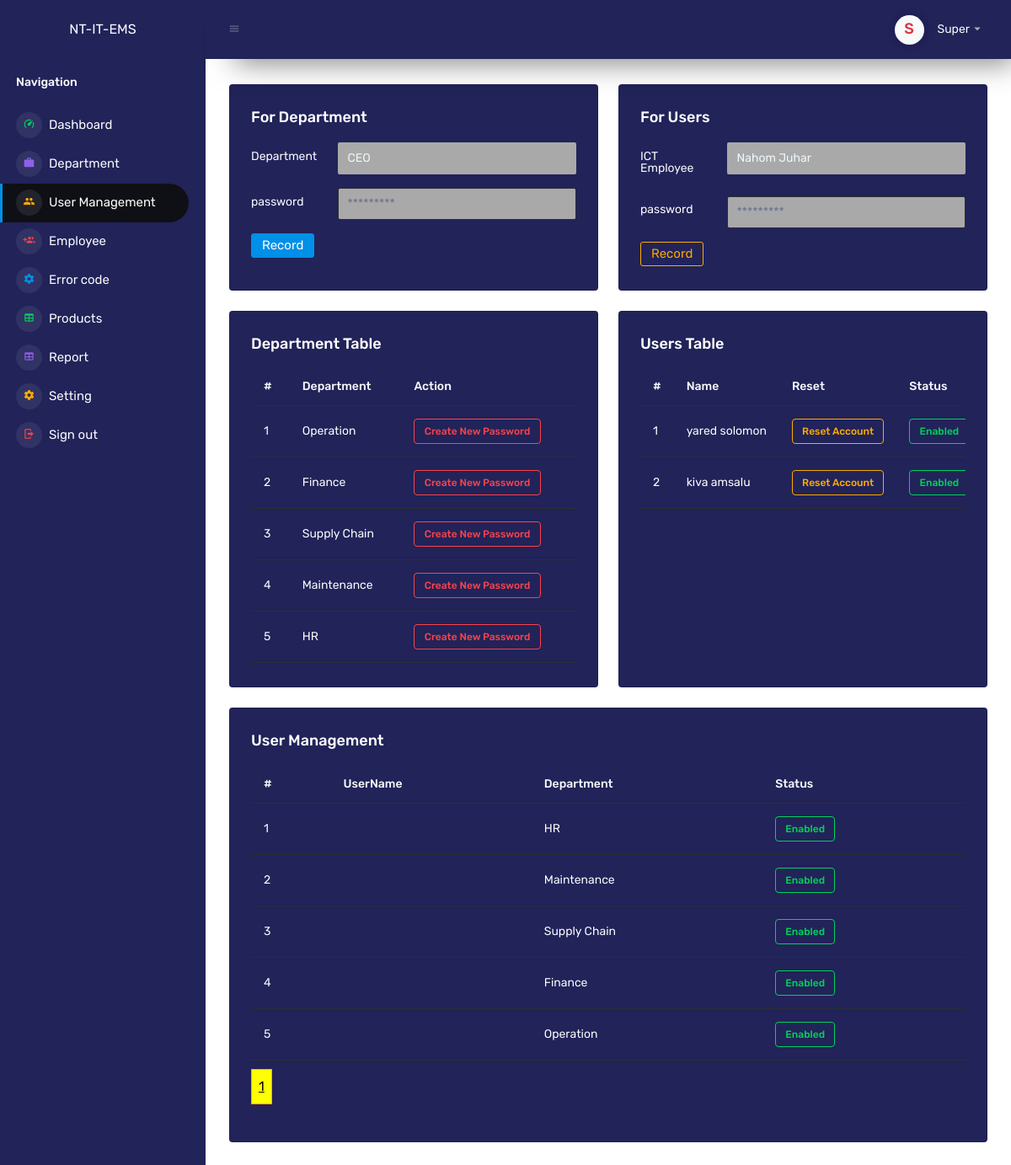
Page /dashboard/users.php (signed in) on the earlier database version.
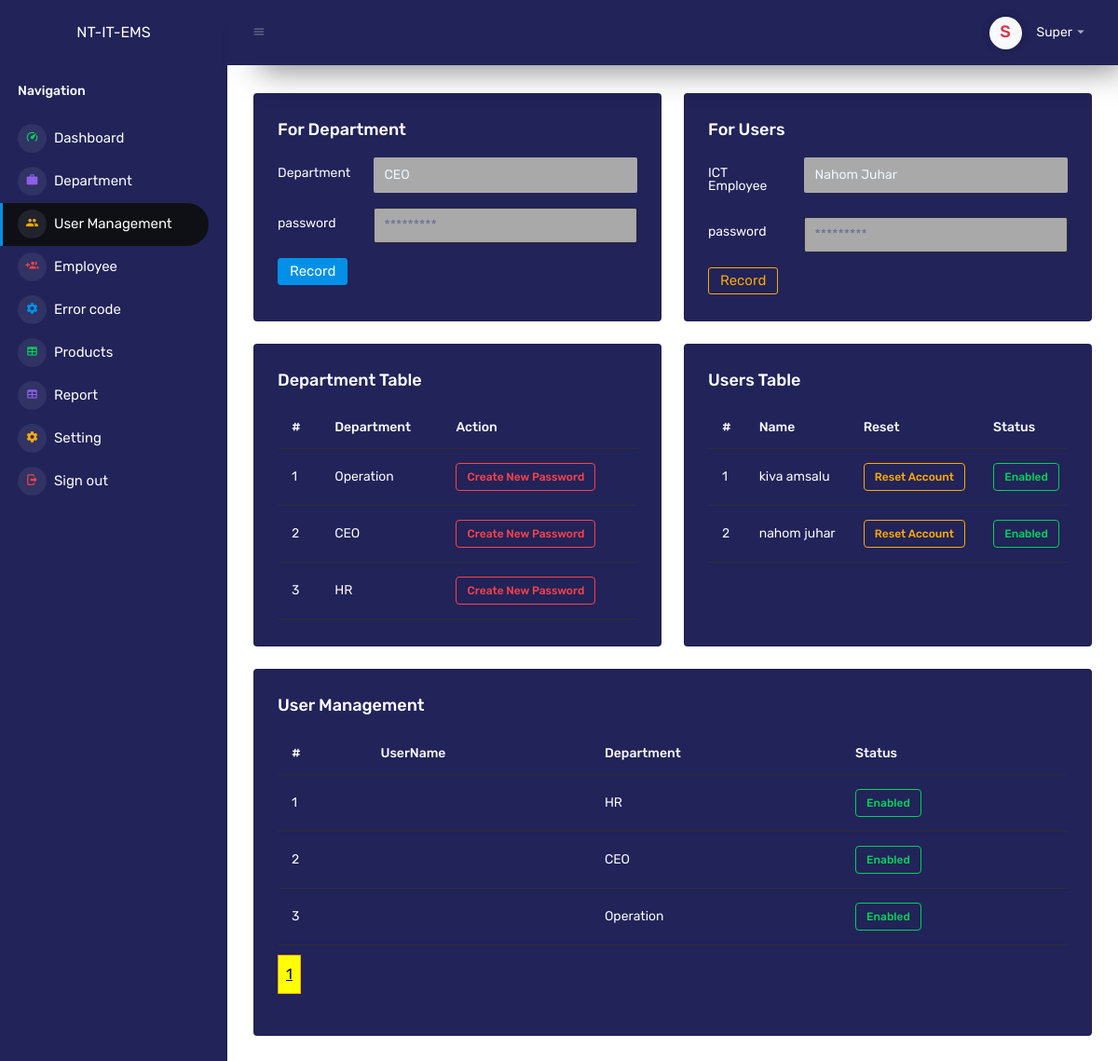
Same page on the later database version.
### tables this page shows
CREATE TABLE `users` (
  `uid` int(11) NOT NULL,
  `username` varchar(50) NOT NULL,
  `password` longtext NOT NULL,
  `dep` varchar(255) NOT NULL,
  `last_login` timestamp NOT NULL DEFAULT current_timestamp() ON UPDATE current_timestamp(),
  `status` char(1) NOT NULL DEFAULT '1',
  `profile` longtext NOT NULL
);

### dashboard/users.php (the view, shortened to what the rows shown need)
<?php
$uid = $_SESSION['userinfo'];
$connect = new dbConnect();
$db = $connect->dbConnection();
$stm=$db->prepare("SELECT * FROM users WHERE uid='$uid'");
$stm->execute();
$userInfo = $stm->fetch(PDO::FETCH_ASSOC);
$results_per_page = 10;
if (!isset($_GET['page'])) {
  $page = 1;
} else {
  $page = $_GET['page'];
}
$starting_limit = ($page - 1) * $results_per_page;
?>
<!DOCTYPE html>
<html lang="en">
<head>
    <link rel="stylesheet" href="../assets/vendors/mdi/css/materialdesignicons.min.css">
    <link rel="stylesheet" href="../assets/vendors/css/vendor.bundle.base.css">
    <link rel="stylesheet" href="../assets/vendors/jvectormap/jquery-jvectormap.css">
    <link rel="stylesheet" href="../assets/vendors/flag-icon-css/css/flag-icon.min.css">
    <link rel="stylesheet" href="../assets/vendors/owl-carousel-2/owl.carousel.min.css">
    <link rel="stylesheet" href="../assets/vendors/owl-carousel-2/owl.theme.default.min.css">
    <link rel="stylesheet" href="../assets/css/style.css">
	<link rel="stylesheet" href="../assets/css/u.css">
</head>
<body>
    <div class="container-scroller">
        <div class="container-fluid page-body-wrapper">
            <?php include '_navbar.php'; ?>
<div class="main-panel">
    <div class="content-wrapper" style="background-color: #ffff;">
        <div class="row">
            <div class="col-lg-6 grid-margin stretch-card">
                <div class="card" style="background-color: #212359; color: #ffff;">
                    <div class="card-body">
                        <div class="table-responsive">
                            <table class="table" style="color: #ffff;">
                                <thead>
                                    <tr>
                                        <th class="text-light">#</th>
                                        <th class="text-light">Department</th>
                                        <th class="text-light">Action</th>
                                    </tr>
                                </thead>
                                <tbody>
                                    <?php
                                    $no = 0;
                                    $stm = $db->prepare("SELECT * FROM users");
                                    $stm->execute();
                                    foreach ($stm->fetchAll() as $i => $row) {
                                        $id = $_SESSION['userinfo'];
                                        if ($row['uid'] === $id || $row['dep']==='ICT') continue;
                                        $no = $no + 1;
                                    ?>
                                        <tr>
                                            <td><?php echo $no ?></td>
                                            <td><?php echo $row['dep'] ?></td>
                                            <td><a href="../backend/deleteUser.php?uid=<?php echo $row['uid'] ?>">
                                                    <div class="badge badge-outline-danger">Create New Password</div>
                                                </a>
                                            </td>
                                        </tr>
                                    <?php  }
                                    ?>
                                </tbody>
                            </table>
                        </div>
                    </div>
                </div>
            </div>
            <div class="col-lg-6 grid-margin stretch-card">
                <div class="card" style="background-color: #212359; color: #ffff;">
                    <div class="card-body">
                        <div class="table-responsive">
                            <table class="table" style="color: #ffff;">
                                <thead>
                                    <tr>
                                        <th class="text-light">#</th>
                                        <th class="text-light">Name</th>
                                        <th class="text-light">Reset</th>
                                        <th class="text-light">Status</th>
                                    </tr>
                                </thead>
                                <tbody>
                                    <?php
                                    $no = 0;
                                    $stm = $db->prepare("SELECT * FROM users WHERE dep='ICT' ORDER BY last_login desc");
                                    $stm->execute();
                                    foreach ($stm->fetchAll() as $i => $row) {
                                        $no = $no + 1;
                                    ?>
                                        <tr>
                                            <td><?php echo $no ?></td>
                                            <td><?php echo $row['username'] ?></td>
                                            <td><a href="../backend/resetUserAccount.php?id=<?php echo $row['uid'] ?>&who=password">
                                                    <div class="badge badge-outline-warning">Reset Account</div>
                                                </a>
                                            </td>
                                            <td> <a href="../backend/statusUpdater.php?id=<?php echo $row['uid'] ?>&from=users">
                                                <div class="status badge badge-outline-<?php echo $row['status'] ? 'success' : 'danger' ?>"><?php echo $row['status'] ? 'Enabled' : 'Disable' ?></div>
                                                </a>
                                            </td>
                                        </tr>
                                    <?php  }
                                    ?>
                                </tbody>
                            </table>
                        </div>
                    </div>
                </div>
            </div>
        </div>
      <div class="row ">
        <div class="col-12 grid-margin">
          <div class="card" style="background-color: #212359; color: #ffff;">
            <div class="card-body">
              <div class="table-responsive">
                <table class="table" style="color: #ffff;">
                  <thead>
                    <tr>
                      <th class="text-light"> # </th>
                      <th class="text-light"> UserName </th>
                      <th class="text-light"> Department </th>
                      <th class="text-light"> Status </th>
                    </tr>
                  </thead>
                  <tbody>
                    <?php
                    $no = 0;
                            $stm = $db->prepare("SELECT * FROM users ORDER BY last_login DESC LIMIT $starting_limit, $results_per_page");
                            $stm->execute();
                            foreach ($stm->fetchAll() as $i => $users) :
                              if ($users['dep'] === 'super' || $users['dep'] === 'admin' || $users['dep'] === 'ict' || $users['dep'] === 'ICT') continue;
                              $no = $no +1;
                            ?>
                              <tr>
                                <td><?php echo $no ?></td>
                                <td>
                                </td>
                                <td>
                                  <?php echo ucwords($users['dep']) ?>
                                </td>
                                <td>
                                  <a href="../backend/statusUpdater.php?id=<?php echo $users['uid'] ?>&from=index">
                                    <div class="status badge badge-outline-<?php echo $users['status'] ? 'success' : 'danger' ?>"><?php echo $users['status'] ? 'Enabled' : 'Disable' ?></div>
                                  </a>
                                </td>
                              </tr>
                            <?php
                            endforeach;
                            ?>
                  </tbody>
                </table>
              </div>
            </div>
          </div>
        </div>
      </div>
    </div>
</div>
</div>
</div>
</body>
</html>

### dashboard/_navbar.php (shortened to what the rows shown need)
<nav class="navbar p-0 fixed-top d-flex flex-row" style="background-color: #212359; color: #ffff">
    <div class="navbar-menu-wrapper flex-grow d-flex align-items-stretch">
        <ul class="navbar-nav navbar-nav-right">
            <li class="nav-item dropdown">
                <a class="nav-link" id="profileDropdown" href="#" data-bs-toggle="dropdown">
                    <div class="navbar-profile">
                        <?php
                         if ($userInfo['profile']) {
                             echo '<img class="img-xs rounded-circle" src="' . $userInfo['profile'] . '" alt="">';
                         } else {
                             $words = explode(" ", $userInfo['username']);
                             $fullName = "";
                             foreach ($words as $w) {
                                 $fullName .= mb_substr($w, 0, 1);
                             }
                         ?>
                             <div class="img-xs rounded-circle no-profile bg-light text-danger text-center">
                                 <h4 style="margin-top: 8px;"><?php echo strtoupper($fullName); ?></h4>
                             </div>
                        <?php
                         }
                         ?>
                        <p class="mb-0 d-none d-sm-block navbar-profile-name"><?php echo ucwords($userInfo['username']); ?></p>
                        <i class="mdi mdi-menu-down d-none d-sm-block"></i>
                    </div>
                </a>
            </li>
        </ul>
    </div>
</nav>

Differences in the rows shown:
removed users: dep "Finance", status "Enabled"
removed users: dep "Supply Chain", status "Enabled"
removed users: dep "Maintenance", status "Enabled"
removed users: username "yared solomon", status "Enabled", shown under "Users Table"
added users: dep "CEO", status "Enabled"
added users: username "nahom juhar", status "Enabled", shown under "Users Table"
